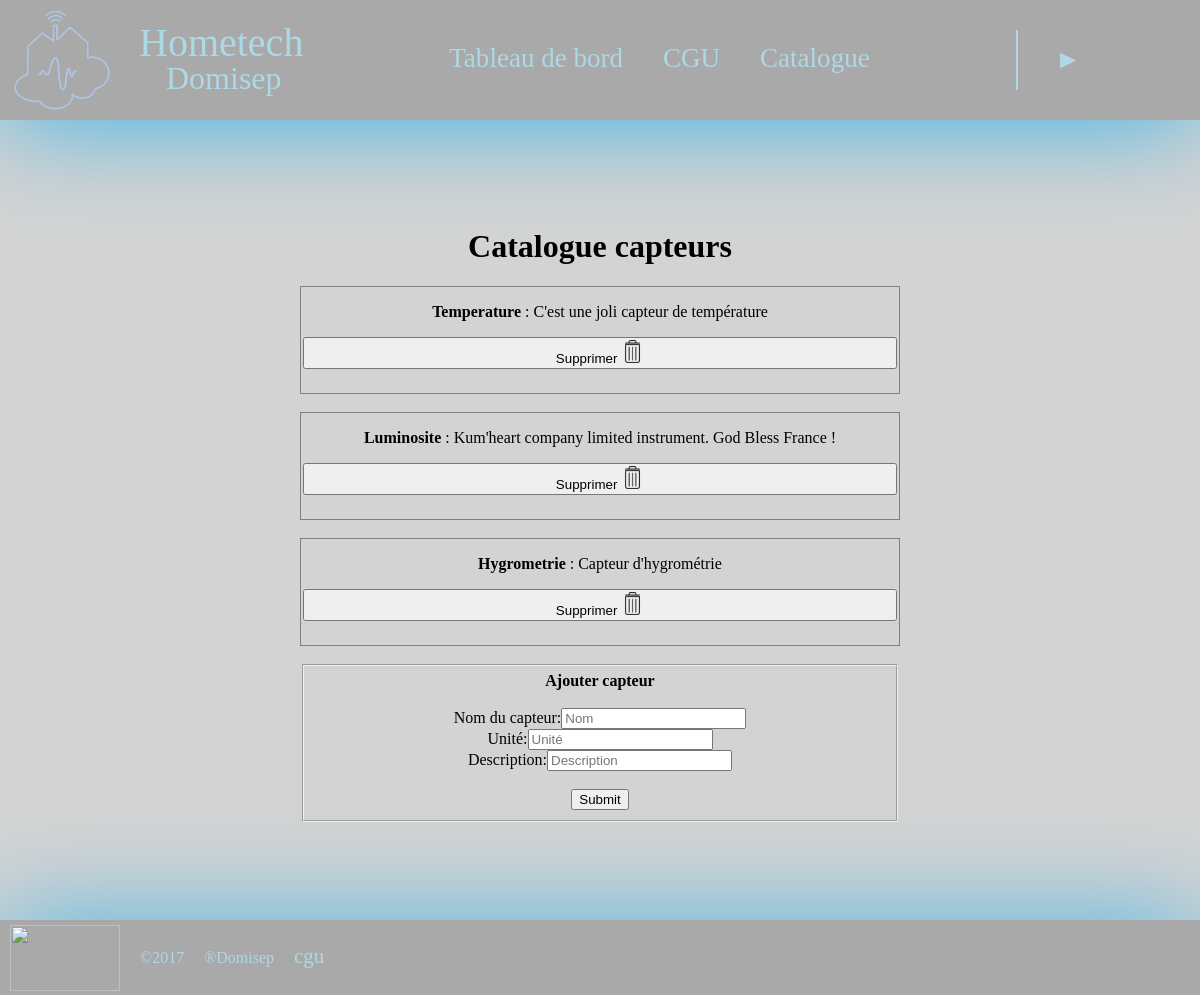
/vues/Catalogue.php, run on the app's committed database.
### tables this page shows
CREATE TABLE IF NOT EXISTS `type_capteur` (
  `id_type_capteur` int(11) NOT NULL AUTO_INCREMENT,
  `nom_type` text NOT NULL,
  `unite` varchar(100) NOT NULL,
  `description` varchar(200) NOT NULL,
  PRIMARY KEY (`id_type_capteur`)
);

### vues/Catalogue.php (the view, shortened to what this page needs)
 <!DOCTYPE html>
    <html>
<head>
    <link rel="stylesheet" href="css/style.css">
    <link rel="stylesheet" href="css/footer.css">
    <link rel="stylesheet" href="css/header.css">
    <link rel="stylesheet" href="css/Catalogue.css">
</head>
<body>
<?php include("header_admin.php");?>
<div id="section">
	<h1>Catalogue capteurs</h1>
	<?php
        try
        {
            $bdd = new PDO("mysql:host=localhost;dbname=kum'home;charset=utf8", 'root', '');
        }
        catch(Exception $e)
        {
                die('Erreur : '.$e->getMessage());
        }
        $reponse = $bdd->query('SELECT * FROM type_capteur');
        while ($donnees = $reponse->fetch())
        {
            $id=$donnees["id_type_capteur"];
            echo '<div class=capteur><p><strong>' . htmlspecialchars($donnees['nom_type']) . '</strong> : '. htmlspecialchars($donnees['description']) . '</br></p>' .  '<a href=Supprimer_capteur_catalogue.php?numCapteur='.$id.'><button id="bouton_supprimer" >
                                Supprimer <img id="picto_supprimer" src="http://localhost/APP/image/icone_poubelle.png" title="supprimer" />
                            </button>
</a>' .'</div><br />';
        }
    ?>
    <form id="form2" method="POST" action="Ajout_capteur_catalogue.php">
    	<fieldset>
            <strong>Ajouter capteur</strong><br/><br/>
			<label>Nom du capteur:</label><input type="text" placeholder='Nom' name="Nom"  required/></br>
			<label>Unité:</label><input type="text" name="Unite" placeholder="Unité"  required/></br>
			<label>Description:</label><input type="text" name="Description" placeholder="Description"  required/></br></br>
            <input type="submit">
		</fieldset>
	</form>
</div>
<?php
include("footer_admin.php");
?>
</body>
</html>

### css/style.css (style rules this page uses)
html { height: 100%; }
body { background-color:lightgrey; -webkit-background-size:cover; background-size: cover; background-position: bottom; background-attachment:fixed; background-repeat:no-repeat; margin:0; padding:0; height: 100%; display: block; }
#section { display: flex; justify-content: center; min-height: 100%; font-family: Exo-Regular; }

### css/Catalogue.css (style rules this page uses)
#section { flex-direction: column; text-align: center; }
.capteur { border: 1px solid grey; margin-left: 25%; margin-right: 25%; padding-bottom: 2%; }
#form2 { margin-left: 25%; margin-right: 25%; padding-bottom: 1%; }
#picto_supprimer { height: 4%; width: 4%; }

### data on the page
type_capteur: nom_type "Temperature", description "C'est une joli capteur de température"
type_capteur: nom_type "Luminosite", description "Kum'heart company limited instrument. God Bless France !"
type_capteur: nom_type "Hygrometrie", description "Capteur d'hygrométrie"
